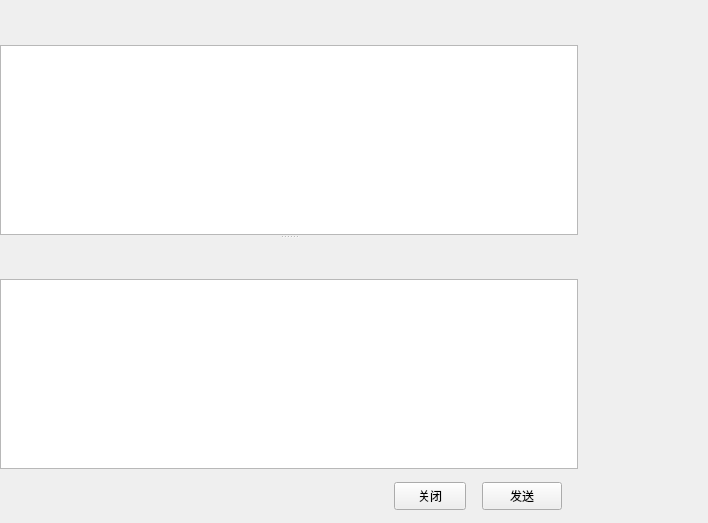
            <widget class="QWidget" name="pageUser">
             <layout class="QGridLayout" name="gridLayout_16">
              <property name="leftMargin">
               <number>0</number>
              </property>
              <property name="topMargin">
               <number>0</number>
              </property>
              <property name="rightMargin">
               <number>0</number>
              </property>
              <property name="bottomMargin">
               <number>0</number>
              </property>
              <property name="spacing">
               <number>0</number>
              </property>
              <item row="0" column="0">
               <widget class="QWidget" name="widgetContentRightBottom" native="true">
                <layout class="QGridLayout" name="gridLayout_5">
                 <property name="leftMargin">
                  <number>0</number>
                 </property>
                 <property name="topMargin">
                  <number>0</number>
                 </property>
                 <property name="rightMargin">
                  <number>0</number>
                 </property>
                 <property name="bottomMargin">
                  <number>0</number>
                 </property>
                 <property name="spacing">
                  <number>0</number>
                 </property>
                 <item row="0" column="0">
                  <widget class="QWidget" name="widgetMessageBody" native="true">
                   <layout class="QGridLayout" name="gridLayout_6">
                    <property name="leftMargin">
                     <number>0</number>
                    </property>
                    <property name="topMargin">
                     <number>0</number>
                    </property>
                    <property name="rightMargin">
                     <number>0</number>
                    </property>
                    <property name="bottomMargin">
                     <number>0</number>
                    </property>
                    <property name="spacing">
                     <number>0</number>
                    </property>
                    <item row="0" column="0">
                     <widget class="QSplitter" name="splitter_2">
                      <property name="orientation">
                       <enum>Qt::Vertical</enum>
                      </property>
                      <property name="childrenCollapsible">
                       <bool>false</bool>
                      </property>
                      <widget class="QWidget" name="widgetMessageList" native="true">
                       <layout class="QGridLayout" name="gridLayout_7">
                        <property name="leftMargin">
                         <number>0</number>
                        </property>
                        <property name="topMargin">
                         <number>0</number>
                        </property>
                        <property name="rightMargin">
                         <number>0</number>
                        </property>
                        <property name="bottomMargin">
                         <number>0</number>
                        </property>
                        <property name="spacing">
                         <number>0</number>
                        </property>
                        <item row="0" column="0">
                         <widget class="QWidget" name="widgetMessageListTools" native="true">
                          <property name="minimumSize">
                           <size>
                            <width>0</width>
                            <height>45</height>
                           </size>
                          </property>
                          <property name="maximumSize">
                           <size>
                            <width>16777215</width>
                            <height>45</height>
                           </size>
                          </property>
                         </widget>
                        </item>
                        <item row="1" column="0">
                         <widget class="QWidget" name="widgetMessageListBody" native="true">
                          <layout class="QGridLayout" name="gridLayout_8">
                           <property name="leftMargin">
                            <number>0</number>
                           </property>
                           <property name="topMargin">
                            <number>0</number>
                           </property>
                           <property name="rightMargin">
                            <number>0</number>
                           </property>
                           <property name="bottomMargin">
                            <number>0</number>
                           </property>
                           <property name="spacing">
                            <number>0</number>
                           </property>
                           <item row="0" column="0">
                            <widget class="QTextEdit" name="textEditMessageList">
                             <property name="readOnly">
                              <bool>true</bool>
                             </property>
                            </widget>
                           </item>
                          </layout>
                         </widget>
                        </item>
                       </layout>
                      </widget>
                      <widget class="QWidget" name="widgetMessageInput" native="true">
                       <property name="minimumSize">
                        <size>
                         <width>0</width>
                         <height>150</height>
                        </size>
                       </property>
                       <property name="maximumSize">
                        <size>
                         <width>16777215</width>
                         <height>330</height>
                        </size>
                       </property>
                       <layout class="QGridLayout" name="gridLayout_9">
                        <property name="leftMargin">
                         <number>0</number>
                        </property>
                        <property name="topMargin">
                         <number>0</number>
                        </property>
                        <property name="rightMargin">
                         <number>0</number>
                        </property>
                        <property name="bottomMargin">
                         <number>0</number>
                        </property>
                        <property name="spacing">
                         <number>0</number>
                        </property>
                        <item row="0" column="0">
                         <widget class="QWidget" name="widget_2" native="true">
                          <property name="sizePolicy">
                           <sizepolicy hsizetype="Preferred" vsizetype="Fixed">
                            <horstretch>0</horstretch>
                            <verstretch>0</verstretch>
                           </sizepolicy>
                          </property>
                          <property name="minimumSize">
                           <size>
                            <width>0</width>
                            <height>40</height>
                           </size>
                          </property>
                          <property name="maximumSize">
                           <size>
                            <width>16777215</width>
                            <height>40</height>
                           </size>
                          </property>
                          <layout class="QGridLayout" name="gridLayout_12">
                           <property name="leftMargin">
                            <number>6</number>
                           </property>
                           <property name="topMargin">
                            <number>6</number>
                           </property>
                           <property name="rightMargin">
                            <number>6</number>
                           </property>
                           <property name="bottomMargin">
                            <number>6</number>
                           </property>
                           <item row="0" column="0">
                            <widget class="QToolButton" name="toolButtonEmoji">
                             <property name="minimumSize">
                              <size>
                               <width>28</width>
                               <height>28</height>
                              </size>
                             </property>
                             <property name="maximumSize">
                              <size>
                               <width>28</width>
                               <height>28</height>
                              </size>
                             </property>
                             <property name="text">
                              <string/>
                             </property>
                             <property name="icon">
                              <iconset resource="res.qrc">
                               <normaloff>:/chat/res/chat/emoji.png</normaloff>:/chat/res/chat/emoji.png</iconset>
                             </property>
                             <property name="iconSize">
                              <size>
                               <width>20</width>
                               <height>20</height>
                              </size>
                             </property>
                             <property name="autoRaise">
                              <bool>true</bool>
                             </property>
                            </widget>
                           </item>
                           <item row="0" column="1">
                            <widget class="QToolButton" name="toolButtonGif">
                             <property name="minimumSize">
                              <size>
                               <width>28</width>
                               <height>28</height>
                              </size>
                             </property>
                             <property name="maximumSize">
                              <size>
                               <width>28</width>
                               <height>28</height>
                              </size>
                             </property>
                             <property name="text">
                              <string/>
                             </property>
                             <property name="icon">
                              <iconset resource="res.qrc">
                               <normaloff>:/chat/res/chat/gif.png</normaloff>:/chat/res/chat/gif.png</iconset>
                             </property>
                             <property name="iconSize">
                              <size>
                               <width>20</width>
                               <height>20</height>
                              </size>
                             </property>
                             <property name="autoRaise">
                              <bool>true</bool>
                             </property>
                            </widget>
                           </item>
                           <item row="0" column="2">
                            <widget class="QToolButton" name="toolButtonScreenShot">
                             <property name="minimumSize">
                              <size>
                               <width>28</width>
                               <height>28</height>
                              </size>
                             </property>
                             <property name="maximumSize">
                              <size>
                               <width>28</width>
                               <height>28</height>
                              </size>
                             </property>
                             <property name="text">
                              <string/>
                             </property>
                             <property name="icon">
                              <iconset resource="res.qrc">
                               <normaloff>:/chat/res/chat/screen-shot.png</normaloff>:/chat/res/chat/screen-shot.png</iconset>
                             </property>
                             <property name="iconSize">
                              <size>
                               <width>20</width>
                               <height>20</height>
                              </size>
                             </property>
                             <property name="autoRaise">
                              <bool>true</bool>
                             </property>
                            </widget>
                           </item>
                           <item row="0" column="3">
                            <widget class="QToolButton" name="toolButtonFile">
                             <property name="minimumSize">
                              <size>
                               <width>28</width>
                               <height>28</height>
                              </size>
                             </property>
                             <property name="maximumSize">
                              <size>
                               <width>28</width>
                               <height>28</height>
                              </size>
                             </property>
                             <property name="text">
                              <string/>
                             </property>
                             <property name="icon">
                              <iconset resource="res.qrc">
                               <normaloff>:/chat/res/chat/file.png</normaloff>:/chat/res/chat/file.png</iconset>
                             </property>
                             <property name="iconSize">
                              <size>
                               <width>20</width>
                               <height>20</height>
                              </size>
                             </property>
                             <property name="autoRaise">
                              <bool>true</bool>
                             </property>
                            </widget>
                           </item>
                           <item row="0" column="4">
                            <widget class="QToolButton" name="toolButtonMQFile">
                             <property name="minimumSize">
                              <size>
                               <width>28</width>
                               <height>28</height>
                              </size>
                             </property>
                             <property name="maximumSize">
                              <size>
                               <width>28</width>
                               <height>28</height>
                              </size>
                             </property>
                             <property name="text">
                              <string/>
                             </property>
                             <property name="icon">
                              <iconset resource="res.qrc">
                               <normaloff>:/chat/res/chat/MQ-file.png</normaloff>:/chat/res/chat/MQ-file.png</iconset>
                             </property>
                             <property name="iconSize">
                              <size>
                               <width>20</width>
                               <height>20</height>
                              </size>
                             </property>
                             <property name="autoRaise">
                              <bool>true</bool>
                             </property>
                            </widget>
                           </item>
                           <item row="0" column="5">
                            <widget class="QToolButton" name="toolButtonImage">
                             <property name="minimumSize">
                              <size>
                               <width>28</width>
                               <height>28</height>
                              </size>
                             </property>
                             <property name="maximumSize">
                              <size>
                               <width>28</width>
                               <height>28</height>
                              </size>
                             </property>
                             <property name="text">
                              <string/>
                             </property>
                             <property name="icon">
                              <iconset resource="res.qrc">
                               <normaloff>:/chat/res/chat/image.png</normaloff>:/chat/res/chat/image.png</iconset>
                             </property>
                             <property name="iconSize">
                              <size>
                               <width>20</width>
                               <height>20</height>
                              </size>
                             </property>
                             <property name="autoRaise">
                              <bool>true</bool>
                             </property>
                            </widget>
                           </item>
                           <item row="0" column="6">
                            <widget class="QToolButton" name="toolButtonWindowShake">
                             <property name="minimumSize">
                              <size>
                               <width>28</width>
                               <height>28</height>
                              </size>
                             </property>
                             <property name="maximumSize">
                              <size>
                               <width>28</width>
                               <height>28</height>
                              </size>
                             </property>
                             <property name="text">
                              <string/>
                             </property>
                             <property name="icon">
                              <iconset resource="res.qrc">
                               <normaloff>:/chat/res/chat/window-shake.png</normaloff>:/chat/res/chat/window-shake.png</iconset>
                             </property>
                             <property name="iconSize">
                              <size>
                               <width>20</width>
                               <height>20</height>
                              </size>
                             </property>
                             <property name="autoRaise">
                              <bool>true</bool>
                             </property>
                            </widget>
                           </item>
                           <item row="0" column="7">
                            <widget class="QToolButton" name="toolButtonMore">
                             <property name="minimumSize">
                              <size>
                               <width>28</width>
                               <height>28</height>
                              </size>
                             </property>
                             <property name="maximumSize">
                              <size>
                               <width>28</width>
                               <height>28</height>
                              </size>
                             </property>
                             <property name="text">
                              <string/>
                             </property>
                             <property name="icon">
                              <iconset resource="res.qrc">
                               <normaloff>:/chat/res/chat/more-logo.png</normaloff>:/chat/res/chat/more-logo.png</iconset>
                             </property>
                             <property name="autoRaise">
                              <bool>true</bool>
                             </property>
                            </widget>
                           </item>
                           <item row="0" column="8">
                            <spacer name="horizontalSpacer_2">
                             <property name="orientation">
                              <enum>Qt::Horizontal</enum>
                             </property>
                             <property name="sizeHint" stdset="0">
                              <size>
                               <width>232</width>
                               <height>20</height>
                              </size>
                             </property>
                            </spacer>
                           </item>
                           <item row="0" column="9">
                            <widget class="QToolButton" name="toolButtonFullScreen">
                             <property name="minimumSize">
                              <size>
                               <width>28</width>
                               <height>28</height>
                              </size>
                             </property>
                             <property name="maximumSize">
                              <size>
                               <width>28</width>
                               <height>28</height>
                              </size>
                             </property>
                             <property name="text">
                              <string/>
                             </property>
                             <property name="icon">
                              <iconset resource="res.qrc">
                               <normaloff>:/chat/res/chat/max-arrow.png</normaloff>:/chat/res/chat/max-arrow.png</iconset>
                             </property>
                             <property name="checkable">
                              <bool>true</bool>
                             </property>
                             <property name="autoRaise">
                              <bool>true</bool>
                             </property>
                            </widget>
                           </item>
                           <item row="0" column="10">
                            <widget class="QToolButton" name="toolButtonMessageRecord">
                             <property name="minimumSize">
                              <size>
                               <width>28</width>
                               <height>28</height>
                              </size>
                             </property>
                             <property name="maximumSize">
                              <size>
                               <width>28</width>
                               <height>28</height>
                              </size>
                             </property>
                             <property name="text">
                              <string/>
                             </property>
                             <property name="icon">
                              <iconset resource="res.qrc">
                               <normaloff>:/chat/res/chat/time.png</normaloff>:/chat/res/chat/time.png</iconset>
                             </property>
                             <property name="iconSize">
                              <size>
                               <width>20</width>
                               <height>20</height>
                              </size>
                             </property>
                             <property name="checkable">
                              <bool>true</bool>
                             </property>
                             <property name="autoRaise">
                              <bool>true</bool>
                             </property>
                            </widget>
                           </item>
                          </layout>
                         </widget>
                        </item>
                        <item row="1" column="0">
                         <widget class="QWidget" name="widget_3" native="true">
                          <property name="minimumSize">
                           <size>
                            <width>0</width>
                            <height>0</height>
                           </size>
                          </property>
                          <layout class="QGridLayout" name="gridLayout_11">
                           <property name="leftMargin">
                            <number>0</number>
                           </property>
                           <property name="topMargin">
                            <number>0</number>
                           </property>
                           <property name="rightMargin">
                            <number>0</number>
                           </property>
                           <property name="bottomMargin">
                            <number>0</number>
                           </property>
                           <property name="spacing">
                            <number>0</number>
                           </property>
                           <item row="0" column="0">
                            <widget class="QTextEdit" name="textEditMessageInput">
                             <property name="tabChangesFocus">
                              <bool>true</bool>
                             </property>
                            </widget>
                           </item>
                          </layout>
                         </widget>
                        </item>
                        <item row="2" column="0">
                         <widget class="QWidget" name="widget_4" native="true">
                          <property name="sizePolicy">
                           <sizepolicy hsizetype="Expanding" vsizetype="Fixed">
                            <horstretch>0</horstretch>
                            <verstretch>0</verstretch>
                           </sizepolicy>
                          </property>
                          <property name="minimumSize">
                           <size>
                            <width>0</width>
                            <height>54</height>
                           </size>
                          </property>
                          <property name="maximumSize">
                           <size>
                            <width>16777215</width>
                            <height>54</height>
                           </size>
                          </property>
                          <layout class="QGridLayout" name="gridLayout_10">
                           <property name="topMargin">
                            <number>13</number>
                           </property>
                           <property name="rightMargin">
                            <number>16</number>
                           </property>
                           <property name="bottomMargin">
                            <number>13</number>
                           </property>
                           <property name="horizontalSpacing">
                            <number>16</number>
                           </property>
                           <item row="0" column="1">
                            <widget class="QPushButton" name="pushButtonClose">
                             <property name="minimumSize">
                              <size>
                               <width>72</width>
                               <height>28</height>
                              </size>
                             </property>
                             <property name="maximumSize">
                              <size>
                               <width>72</width>
                               <height>28</height>
                              </size>
                             </property>
                             <property name="text">
                              <string>关闭</string>
                             </property>
                            </widget>
                           </item>
                           <item row="0" column="2">
                            <widget class="QPushButton" name="pushButtonSend">
                             <property name="minimumSize">
                              <size>
                               <width>0</width>
                               <height>28</height>
                              </size>
                             </property>
                             <property name="maximumSize">
                              <size>
                               <width>16777215</width>
                               <height>28</height>
                              </size>
                             </property>
                             <property name="text">
                              <string>发送</string>
                             </property>
                            </widget>
                           </item>
                           <item row="0" column="0">
                            <spacer name="horizontalSpacer">
                             <property name="orientation">
                              <enum>Qt::Horizontal</enum>
                             </property>
                             <property name="sizeHint" stdset="0">
                              <size>
                               <width>40</width>
                               <height>20</height>
                              </size>
                             </property>
                            </spacer>
                           </item>
                          </layout>
                         </widget>
                        </item>
                       </layout>
                      </widget>
                     </widget>
                    </item>
                   </layout>
                  </widget>
                 </item>
                 <item row="0" column="1">
                  <widget class="QStackedWidget" name="stackedWidgetInfo">
                   <property name="minimumSize">
                    <size>
                     <width>130</width>
                     <height>0</height>
                    </size>
                   </property>
                   <property name="maximumSize">
                    <size>
                     <width>130</width>
                     <height>16777215</height>
                    </size>
                   </property>
                   <widget class="QWidget" name="page_3"/>
                   <widget class="QWidget" name="page_4"/>
                  </widget>
                 </item>
                </layout>
               </widget>
              </item>
             </layout>
            </widget>
